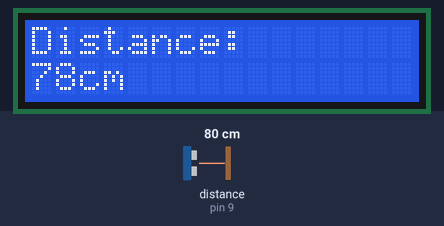
A program run on a simulated Arduino Nano, built with avr-gcc and run on an emulated ATmega328P. On the bench: 16×2 character LCD. Wiring (inferred from the names in the program): ultrasonic range finder: trigger pin 8; echo pin 9. Inputs (shaded band) come from the test bench; at power-on: distance to the obstacle (sensor on pin 9) 80 cm. The echo pulse lasts 58.3 µs per cm; what the program prints to the serial monitor is not drawn.

Above: at 1.2 s.
1.3 s: distance to the obstacle (sensor on pin 9) set to 2 cm
At 2.6 s:
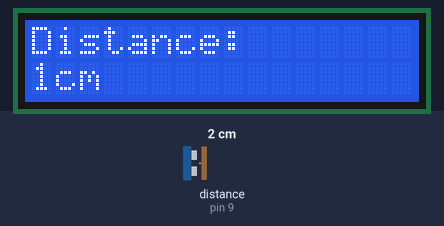
3.6 s: distance to the obstacle (sensor on pin 9) set to 4 cm
At 4.5 s:
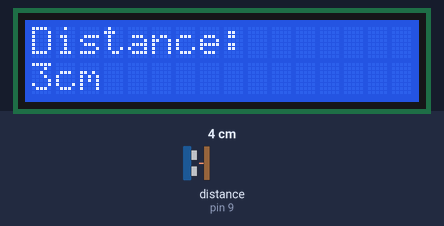
5.6 s: distance to the obstacle (sensor on pin 9) set to 9 cm
At 7.7 s:
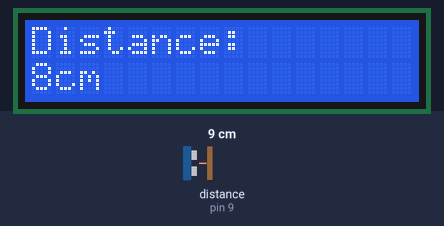
Timing chart, 0 to 9.2 s (numbered marks = the images above; inputs shaded):
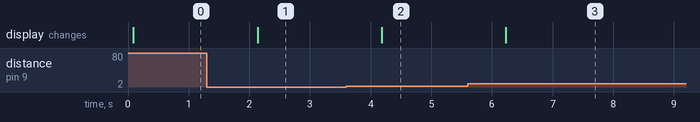

The program:

main.cpp
```cpp
#include <Arduino.h>

#if 1

#include <SoftwareSerial.h>
#include <LiquidCrystal.h>

// Bluetooth module setup
SoftwareSerial bluetooth(10, 11); // RX, TX

// LCD setup
LiquidCrystal lcd(2,3,4,5,6,12); // RS, EN, D4, D5, D6, D7

const int TRIGGER_PIN = 8; // D8
const int ECHO_PIN = 9; // D9
long Duration=0;

void setup() {
  // put your setup code here, to run once:
  pinMode(TRIGGER_PIN, OUTPUT); // Sets the trigPin as an Output
  pinMode(ECHO_PIN, INPUT); // Sets the echoPin as an Input
  Serial.begin(9600); // Starts the serial communication; Serial output
  bluetooth.begin(9600); // Starts the Bluetooth communication
  lcd.begin(16, 2); // Initializes the LCD display
}

long Distance(long time)
{
  long DistanceCalc; // Variable for the distance result
  DistanceCalc = (time* 0.034) / 2; // Calculating the distance in cm
  return DistanceCalc; // Returns the distance
}

void loop() {
  // put your main code here, to run repeatedly:
  digitalWrite(TRIGGER_PIN, LOW); // Sets the trigPin on LOW state
  delayMicroseconds(2); // Delay of 2 microseconds
  digitalWrite(TRIGGER_PIN, HIGH); // Sets the trigPin on HIGH state
  delayMicroseconds(10); // Delay of 10 microseconds
  digitalWrite(TRIGGER_PIN, LOW); // Sets the trigPin on LOW state

  Duration = pulseIn(ECHO_PIN, HIGH); // Reads the echoPin, returns the sound wave travel time in microseconds
  long Distance_cm = Distance(Duration); // Use function to calculate the distance
  Serial.print("Distance= "); // Prints the distance on the Serial Monitor
  Serial.print(Distance_cm);
  Serial.println(" cm");

  // Display the distance on the LCD
  lcd.clear(); // Clears the LCD screen
  lcd.setCursor(0, 0); // Sets the cursor to the top left corner
  lcd.print("Distance:"); // Prints "Distance:" on the first row
  lcd.setCursor(0, 1); // Sets the cursor to the second row
  lcd.print(Distance_cm); // Prints the distance in cm on the second row
  lcd.print("cm"); // Print the unit of measurement

  // Send the distance over Bluetooth
  bluetooth.print("Distance: "); // Sends "Distance: " over Bluetooth
  bluetooth.print(Distance_cm); // Sends the distance in cm over Bluetooth
  bluetooth.println(" cm"); // Sends a new line over Bluetooth
  delay(1000); // Wait for 1 second

}


#endif
```

Measured:
- after the input at 1.3 s, the display: changes after 0.84 s (image 1)
- after the input at 3.6 s, the display: changes after 0.58 s (image 2)
- after the input at 5.6 s, the display: changes after 0.63 s (image 3)
